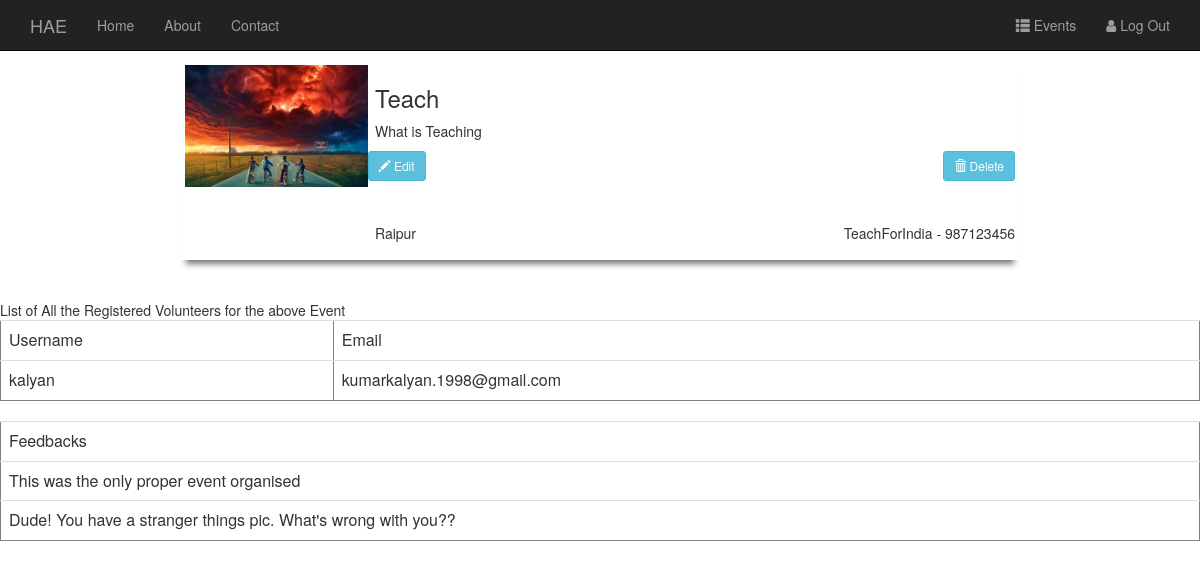
The app's page /ngo/profile/5/ with its own data.
### Ngo/models.py (models this page shows, shortened)
class Event(models.Model):
    user = models.ForeignKey(User, on_delete=models.CASCADE)
    image = models.FileField(upload_to='media/', null=True, blank=True)
    title = models.CharField(max_length=50)
    description = models.TextField(max_length=1000, default='No description')
    place = models.CharField(max_length=50, default='Raipur')
    contact = models.IntegerField(max_length=10)
    users = models.CharField(max_length=1000, blank=True)
    fro = models.DateField(default=date.today, blank=True)
    to = models.DateField(default=date.today, blank=True)

### Volunteer/models.py (models this page shows)
class Feedback(models.Model):
    event = models.ForeignKey(Event, on_delete=models.CASCADE)
    review = models.TextField(max_length = 250)

### Ngo/views.py (the view)
# urls.py: url(r'^profile/(?P<event_id>[0-9]+)/$', event_full, name='event-full'),
def event_full(request, event_id):
    template_name = 'event_full.html'
    event = Event.objects.get(id=int(event_id))
    feedback = Feedback.objects.filter(event=int(event_id))
    list_users = event.users.split('&')
    list_users = list_users[:-1]
    regd_users = User.objects.filter(id__in=list_users)
    return render(request, template_name, {'regd_users': regd_users,
                                           'event': event,
                                           'feedback': feedback})

### Ngo/templates/event_full.html (shortened to what this page needs)
<link rel="stylesheet" href="https://maxcdn.bootstrapcdn.com/bootstrap/3.3.7/css/bootstrap.min.css">
<nav class="navbar navbar-inverse navbar-fixed-top">
  <div class="container">
    <div class="navbar-header">
      <a class="navbar-brand" href="">HAE</a>
    </div>
    <div class="collapse navbar-collapse" id="bs-example-navbar-collapse-1">
      <ul class="nav navbar-nav">
        <li class=""><a href="{% url 'home' %}">Home</a></li>
        <li><a href="">About</a></li>
        <li><a href="">Contact</a></li>
        </ul>
      <ul class="nav navbar-nav navbar-right">
          <li><a href="{% url 'Ngo:ngopro' %}"><i class="glyphicon glyphicon-th-list" aria-hidden="true"></i>
        Events</a></li>
          <li><a href="{% url 'logout' %}"><i class="fa fa-user" aria-hidden="true"></i>
        Log Out</a></li>
      </ul>
    </div>
  </div>
</nav>
<div class="box effect1">
    <div class="img">
        <img src="{{ event.image.url }}" alt="oh no" class="img-responsive">
    </div>
    <h3 style="padding-left: 190px">{{ event.title }}</h3>
    <p style="padding-left: 190px">{{ event.description }}</p>
    <a href="{% url 'Ngo:event-update' event.id %}" class="btn btn-info btn-sm">
          <span class="glyphicon glyphicon-pencil"></span> Edit
    </a>
    <a id="oh" href="{% url 'Ngo:event-delete' event.id %}" class="btn btn-info btn-sm">
          <span class="glyphicon glyphicon-trash"></span> Delete
    </a>
    <div class="bottom" style="padding-left: 190px">
     <h5 style="float: left">{{ event.place }}</h5>
    <h5 style="float: right">{{ event.user }} - {{ event.contact }}</h5>
    </div>
</div>
List of All the Registered Volunteers for the above Event
<link rel="stylesheet" href="https://maxcdn.bootstrapcdn.com/bootstrap/3.3.7/css/bootstrap.min.css">
<link rel="stylesheet" href="http://maxcdn.bootstrapcdn.com/font-awesome/4.4.0/css/font-awesome.min.css">
<table border="1" class="table">
		<tr>
			<td scope="col">Username</td>
			<td scope="col">Email</td>
		</tr>
        {% for user in regd_users %}
		<tr>
			<td>{{ user.username }}</td>
			<td>{{ user.email }}</td>
        </tr>
        {% endfor %}
</table>
<table border="1" class="table">
		<tr>
			<td scope="col">Feedbacks</td>
		</tr>
        {% for review in feedback %}
		<tr>
			<td>{{ review.review }}</td>
    </tr>
        {% endfor %}
</table>

### Ngo/templates/event_full.html (style rules this page uses)
.box { width:70%; height:200px; background:#FFF; margin:40px auto; padding: 5px; }
.effect1 { -webkit-box-shadow: 0 10px 6px -6px #777; -moz-box-shadow: 0 10px 6px -6px #777; box-shadow: 0 10px 6px -6px #777; }
.img { width: 55%; size: 80px; }
img { float: left; width: 40%; }
.bottom { padding-top: 35px; }
#oh { float: right; }

### records on screen
Event: image (picture), title "Teach", description "What is Teaching", place "Raipur", user "TeachForIndia", contact "987123456"
Feedback: review "This was the only proper event organised"
Feedback: review "Dude! You have a stranger things pic. What's wrong with you??"

### other values on screen
{{ user.username }} "kalyan"
{{ user.email }} "kumarkalyan.1998@gmail.com"
